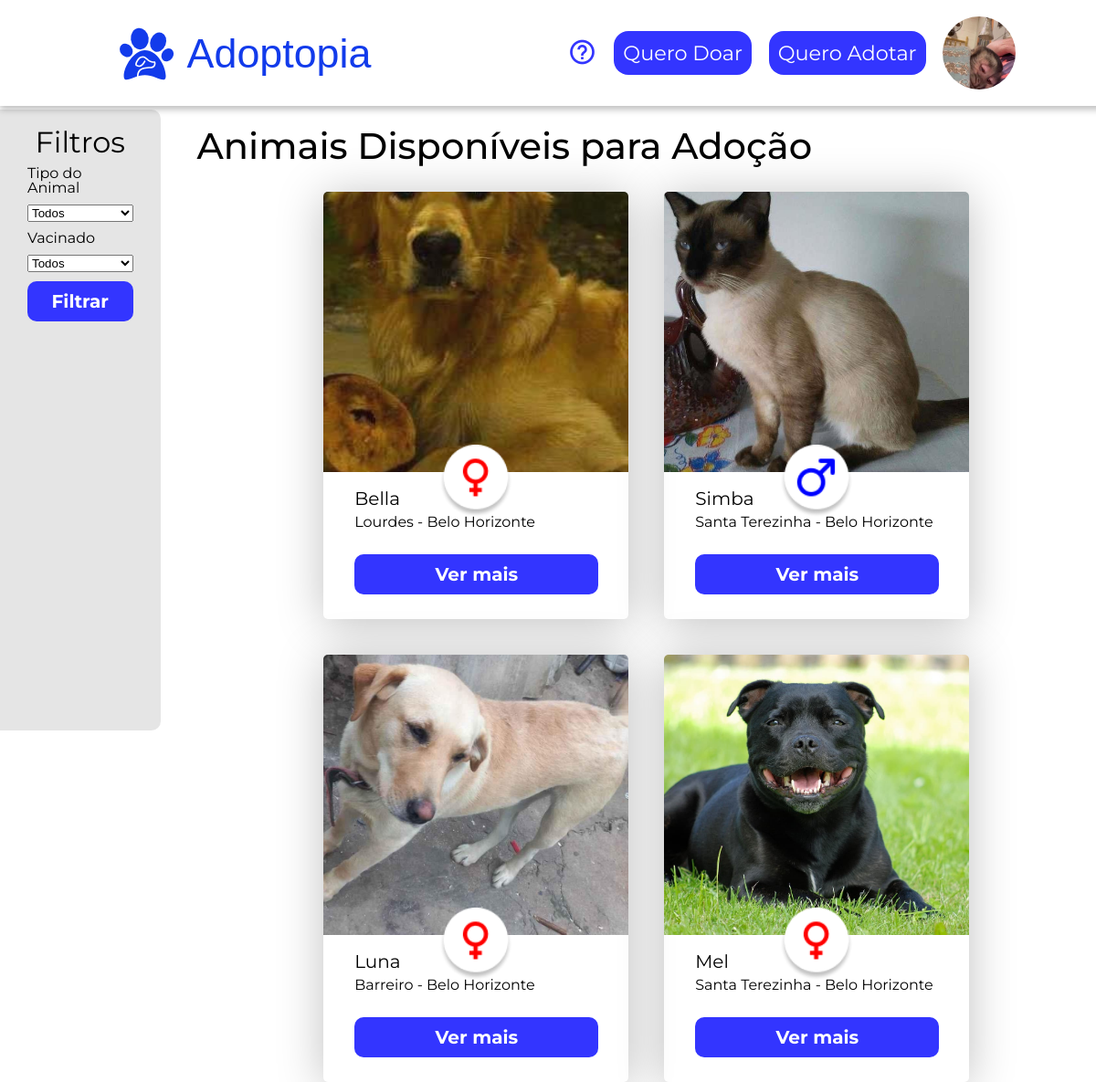
Page /quero-adotar.php (signed in) on the committed database.
### tables this page shows
CREATE TABLE `animais` (
  `id` int(11) NOT NULL,
  `nome` varchar(100) NOT NULL,
  `idade` int(11) NOT NULL,
  `tipo_animal` varchar(255) NOT NULL,
  `raca` varchar(50) NOT NULL,
  `cor` varchar(20) NOT NULL,
  `porte` varchar(20) NOT NULL,
  `sexo` char(1) NOT NULL,
  `vacinado` char(1) NOT NULL,
  `castrado` char(1) NOT NULL,
  `patologia` varchar(200) NOT NULL,
  `cidade` varchar(255) NOT NULL,
  `localizacao` text NOT NULL,
  `descricao` text NOT NULL,
  `data_cadastro` timestamp NOT NULL DEFAULT CURRENT_TIMESTAMP,
  `imagem` varchar(255) NOT NULL
);

### post-animal.php (the view, shortened to what this page needs)
<div class="post-animal flex-column">
    <img src="<?php echo $animal['imagem'] ?>" alt="<?php echo $animal['nome'] ?>" class="post-animal-img">
    <p class="post-animal-nome">
        <?php echo $animal['nome'] ?>
    </p>
    <p class="post-animal-descricao">
        <?php echo $animal['localizacao'] . " - " . $animal['cidade'] ?>
    </p>
    <img src="
                            <?php
                            if ($animal['sexo'] == 'M') {
                                echo "imgs/macho.png";
                            } else {
                                echo "imgs/femea.png";
                            }
                            ?>" alt="" class="post-animal-sexo">
    <button id="button-vermais" class="post-animal-button">Ver mais</button>
</div>

### quero-adotar.php (shortened to what this page needs)
<?php
include("conexao.php");
?>
<!DOCTYPE html>
<html lang="pt-BR">
<?php include 'head.php' ?>
<body>
    <?php include 'header.php' ?>
    <main class="principal-quero-doar flex-row">
        <aside class="barra-lateral-filtros">
            <h1 class="titulo-filtros j-content flex-column align-itens">Filtros</h1>
            <form method="get" class="form-filtro flex-column">
                <label>Tipo do Animal</label>
                <select name="tipo-animal">
                    <option value="">Todos</option>
                </select>
                <label>Vacinado</label>
                <select name="vacinado">
                    <option value="">Todos</option>
                </select>
                <button class="filtrar-button" type="submit">Filtrar</button>
            </form>
        </aside>
        <div class="principal-conteudo-quedo-doar flex-column">
            <h2 class="titulos-paginas">Animais Disponíveis para Adoção</h2>
            <section class="animais-disponiveis flex-row j-content">
                <?php
                $sql = "SELECT * FROM animais";
                $stmt = $mysqli->prepare($sql);
                if ($stmt) {
                    $stmt->execute();
                    $result = $stmt->get_result();
                    if ($result->num_rows > 0) {
                        while ($animal = $result->fetch_assoc()) {
                            include("post-animal.php");
                        }
                    } else {
                        echo '<p>Nenhum animal disponível para adoção no momento.</p>';
                    }
                } else {
                    echo '<p>Ocorreu um erro ao buscar os animais disponíveis.</p>';
                }
                ?>
            </section>
        </div>
    </main>
</body>
</html>

### css/styles.css (style rules this page uses)
:root { --color-defaultB: #000; --color-defaultW: #fff; --color-principal: #0003ff; --color-principal2: #3335ff; --color-principal3: #4162EF; --font-default: 'Montserrat', sans-serif; }
body { display: flex; flex-direction: column; min-height: 100vh; width: 100%; font-family: var(--font-default); }
.flex-column { display: flex; flex-direction: column; }
.flex-row { display: flex; flex-direction: row; }
.align-itens { align-items: center; }
.j-content { justify-content: center; }
.titulos-paginas { font-size: 2.5em; margin-bottom: 30px; font-weight: 500; }
.principal-quero-doar { gap: 40px; }
.principal-conteudo-quedo-doar { margin-top: 20px; }
.barra-lateral-filtros { padding: 20px; border-radius: 0px 10px 10px 0px; height: 80vh; width: 200px; background-color: rgba(0, 0, 0, 0.1); }
.titulo-filtros { font-size: 2em; }
.form-filtro { margin: 10px; gap: 10px; }
.filtrar-button { height: 44px; border: none; background-color: var(--color-principal2); color: var(--color-defaultW); font-size: 1.25em; font-weight: bold; border-radius: 10px; width: 100%; font-family: var(--font-default); }
.animais-disponiveis { gap: 39px; flex-wrap: wrap; }
.post-animal { position: relative; width: 334px; height: 468px; border-radius: 5px; box-shadow: 0px 4px 50px rgba(0, 0, 0, 0.25); }
.post-animal-nome { margin: 19px 0px 0px 34px; font-size: 1.25em; }
.post-animal-descricao { margin: 8px 0px 0px 34px; }
.post-animal-sexo { position: absolute; top: 277px; left: 127px; width: 80px; }
.post-animal-button { height: 44px; border: none; background-color: var(--color-principal2); color: var(--color-defaultW); font-size: 1.25em; font-weight: bold; border-radius: 10px; width: 80%; margin: 27px 0px 0px 34px; font-family: var(--font-default); cursor: pointer; transition: all 0.2s ease-out; }
.post-animal-img { border-radius: 5px 5px 0px 0px; height: 307px; object-fit: cover; }
main { margin-top: 120px; }

### rows in the picture
animais: imagem (picture), nome "Bella", localizacao "Lourdes", cidade "Belo Horizonte"
animais: imagem (picture), nome "Simba", localizacao "Santa Terezinha", cidade "Belo Horizonte"
animais: imagem (picture), nome "Luna", localizacao "Barreiro", cidade "Belo Horizonte"
animais: imagem (picture), nome "Mel", localizacao "Santa Terezinha", cidade "Belo Horizonte"
